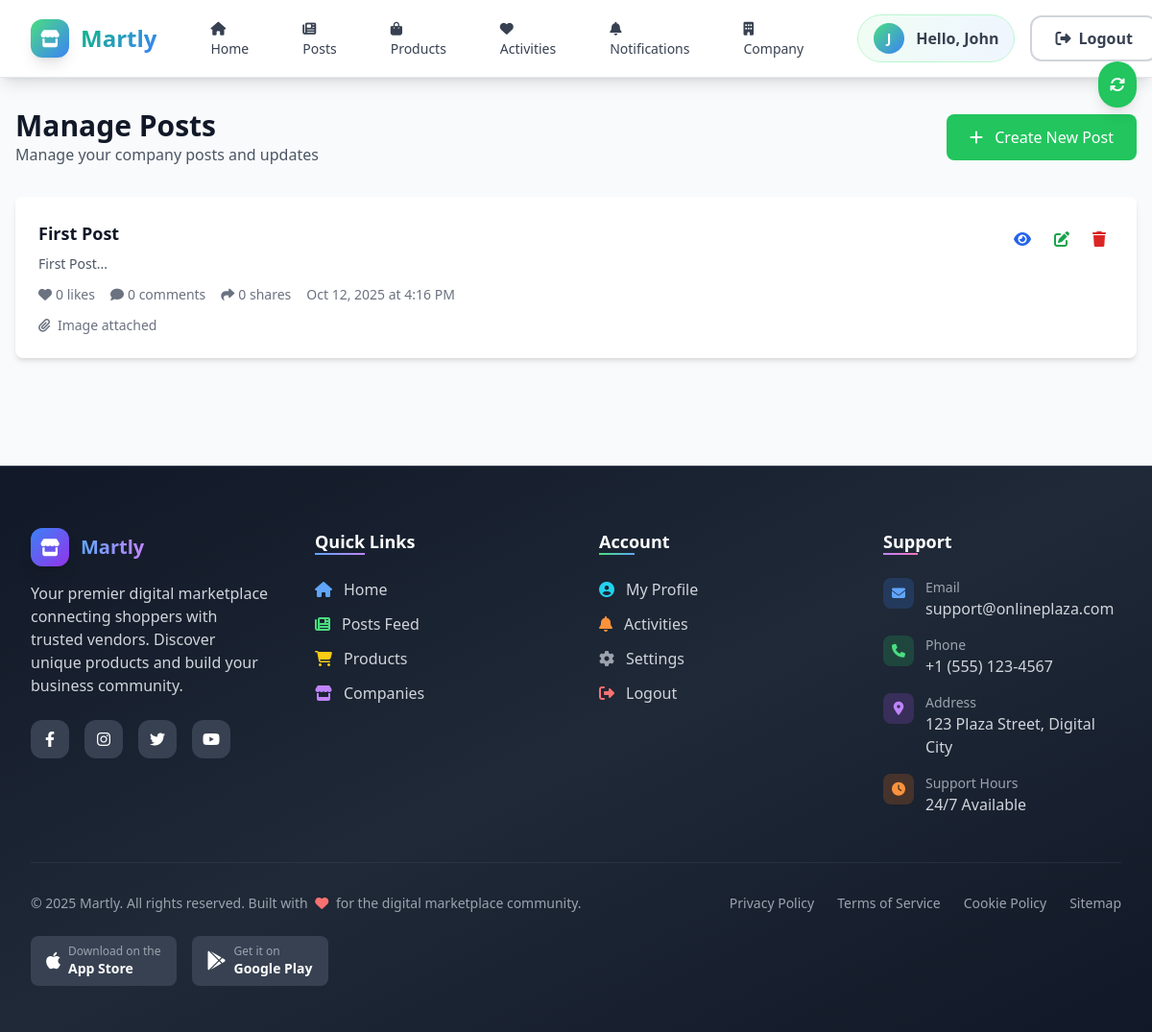
/company/posts.php (signed in), run on an earlier commit of the app's database.
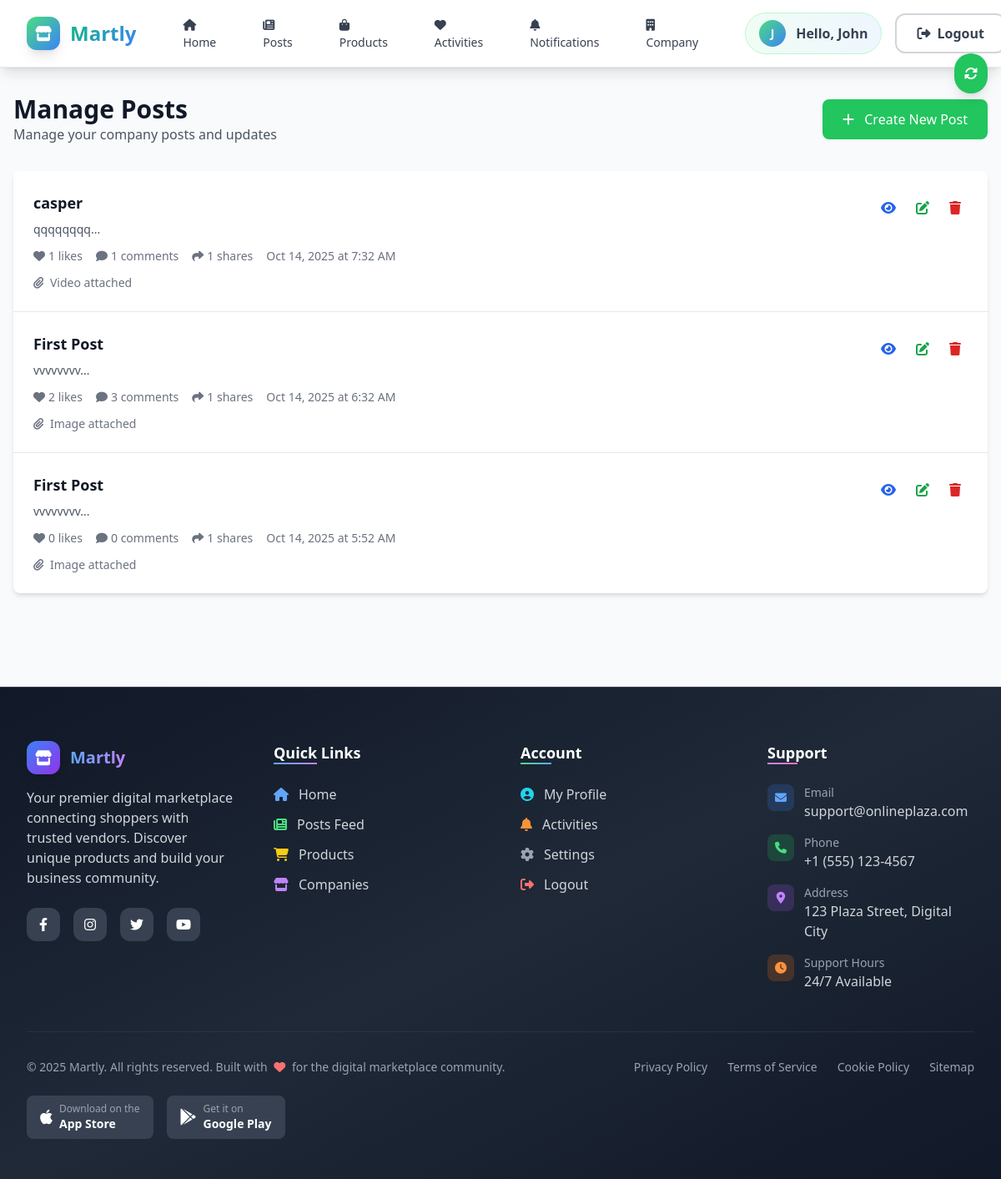
And on a later commit of the database.
### tables this page shows
CREATE TABLE `posts` (
  `id` int(11) NOT NULL,
  `company_id` int(11) NOT NULL,
  `title` varchar(255) NOT NULL,
  `content` text DEFAULT NULL,
  `media_url` varchar(255) DEFAULT NULL,
  `media_filename` varchar(255) DEFAULT NULL,
  `media_type` enum('image','video') DEFAULT 'image',
  `created_at` timestamp NOT NULL DEFAULT current_timestamp(),
  `updated_at` timestamp NOT NULL DEFAULT current_timestamp() ON UPDATE current_timestamp()
);

### company/posts.php (the view, shortened to what this page needs)
<?php
require_once '../includes/config.php';
$currentUser = getCurrentUser();
$stmt = $pdo->prepare("SELECT * FROM companies WHERE user_id = ?");
$stmt->execute([$currentUser['id']]);
$company = $stmt->fetch();
$stmt = $pdo->prepare("
    SELECT p.*,
           (SELECT COUNT(*) FROM post_likes WHERE post_id = p.id) as like_count,
           (SELECT COUNT(*) FROM post_comments WHERE post_id = p.id) as comment_count,
           (SELECT COUNT(*) FROM post_shares WHERE post_id = p.id) as share_count
    FROM posts p
    WHERE p.company_id = ?
    ORDER BY p.created_at DESC
");
$stmt->execute([$company['id']]);
$posts = $stmt->fetchAll();
?>
<?php require_once '../includes/header.php'; ?>
<div class="max-w-7xl mx-auto px-4 py-8">
    <div class="flex justify-between items-center mb-8">
        <div>
            <h1 class="text-3xl font-bold text-gray-900">Manage Posts</h1>
            <p class="text-gray-600">Manage your company posts and updates</p>
        </div>
        <a href="/online-plaza/posts/create.php" class="bg-green-500 text-white px-6 py-3 rounded-lg hover:bg-green-600 transition duration-300">
            <i class="fas fa-plus mr-2"></i>
            Create New Post
        </a>
    </div>
    <div class="bg-white rounded-lg shadow-md overflow-hidden">
        <?php if ($posts): ?>
            <div class="divide-y divide-gray-200">
                <?php foreach ($posts as $post): ?>
                    <div class="p-6 hover:bg-gray-50 transition duration-300">
                        <div class="flex justify-between items-start">
                            <div class="flex-1">
                                <h3 class="text-lg font-semibold text-gray-900 mb-2"><?php echo htmlspecialchars($post['title']); ?></h3>
                                <p class="text-gray-600 text-sm mb-3"><?php echo substr(htmlspecialchars($post['content']), 0, 200); ?>...</p>
                                <div class="flex items-center text-sm text-gray-500 space-x-4 mb-3">
                                    <span class="flex items-center">
                                        <i class="fas fa-heart mr-1"></i>
                                        <?php echo $post['like_count']; ?> likes
                                    </span>
                                    <span class="flex items-center">
                                        <i class="fas fa-comment mr-1"></i>
                                        <?php echo $post['comment_count']; ?> comments
                                    </span>
                                    <span class="flex items-center">
                                        <i class="fas fa-share mr-1"></i>
                                        <?php echo $post['share_count']; ?> shares
                                    </span>
                                    <span>
                                        <?php echo date('M j, Y \a\t g:i A', strtotime($post['created_at'])); ?>
                                    </span>
                                </div>
                                <?php if ($post['media_url']): ?>
                                    <div class="text-sm text-gray-500">
                                        <i class="fas fa-paperclip mr-1"></i>
                                        <?php echo ucfirst($post['media_type']); ?> attached
                                    </div>
                                <?php endif; ?>
                            </div>
                            <div class="flex space-x-2 ml-4">
                                <a href="/online-plaza/posts/view.php?id=<?php echo $post['id']; ?>" class="text-blue-600 hover:text-blue-800 p-2" title="View">
                                    <i class="fas fa-eye"></i>
                                </a>
                                <a href="/online-plaza/posts/edit.php?id=<?php echo $post['id']; ?>" class="text-green-600 hover:text-green-800 p-2" title="Edit">
                                    <i class="fas fa-edit"></i>
                                </a>
                                <form method="POST" class="inline" onsubmit="return confirm('Are you sure you want to delete this post? This action cannot be undone.');">
                                    <button type="submit" name="delete_post" class="text-red-600 hover:text-red-800 p-2" title="Delete">
                                        <i class="fas fa-trash"></i>
                                    </button>
                                </form>
                            </div>
                        </div>
                    </div>
                <?php endforeach; ?>
            </div>
        <?php endif; ?>
    </div>
</div>
<?php require_once '../includes/footer.php'; ?>

What changed in the data, as far as the page shows it:
removed posts: title "First Post", content "First Post", like_count "0", comment_count "0", share_count "0", created_at "Oct 12, 2025 at 4:16 PM", media_type "Image"
added posts: title "casper", content "qqqqqqqq", like_count "1", comment_count "1", share_count "1", created_at "Oct 14, 2025 at 7:32 AM", media_type "Video"
added posts: title "First Post", content "vvvvvvvv", like_count "2", comment_count "3", share_count "1", created_at "Oct 14, 2025 at 6:32 AM", media_type "Image"
added posts: title "First Post", content "vvvvvvvv", like_count "0", comment_count "0", share_count "1", created_at "Oct 14, 2025 at 5:52 AM", media_type "Image"
